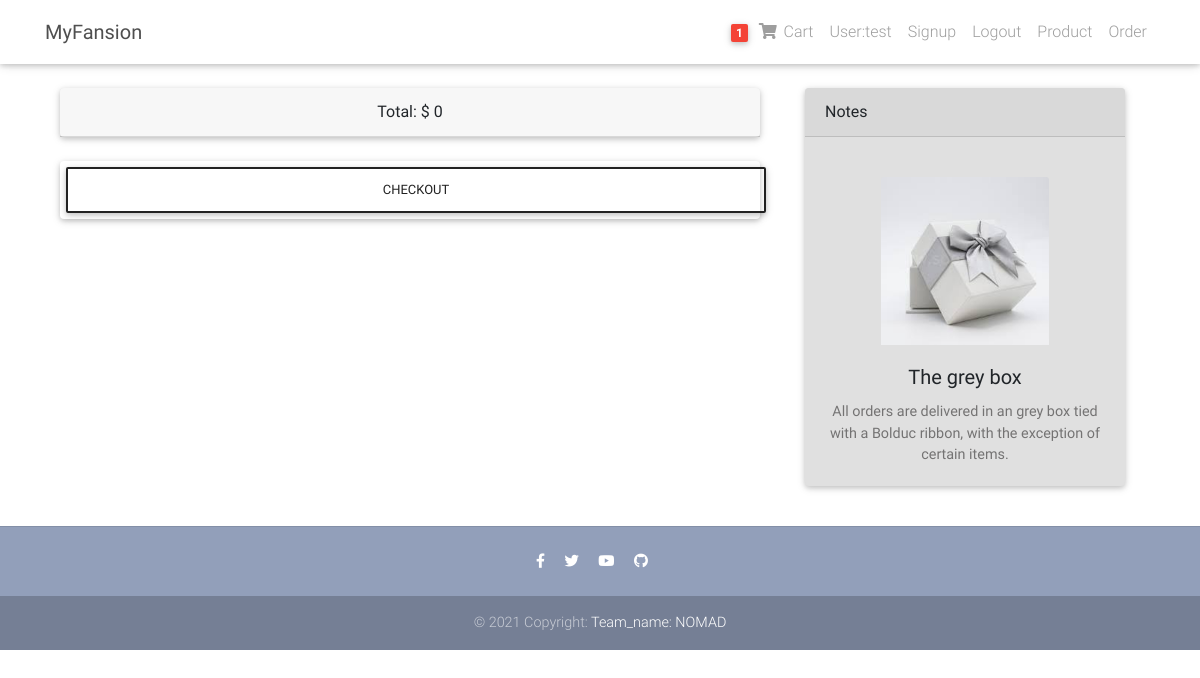
The app's page /cart/fetch_user_cart (signed in), older data.
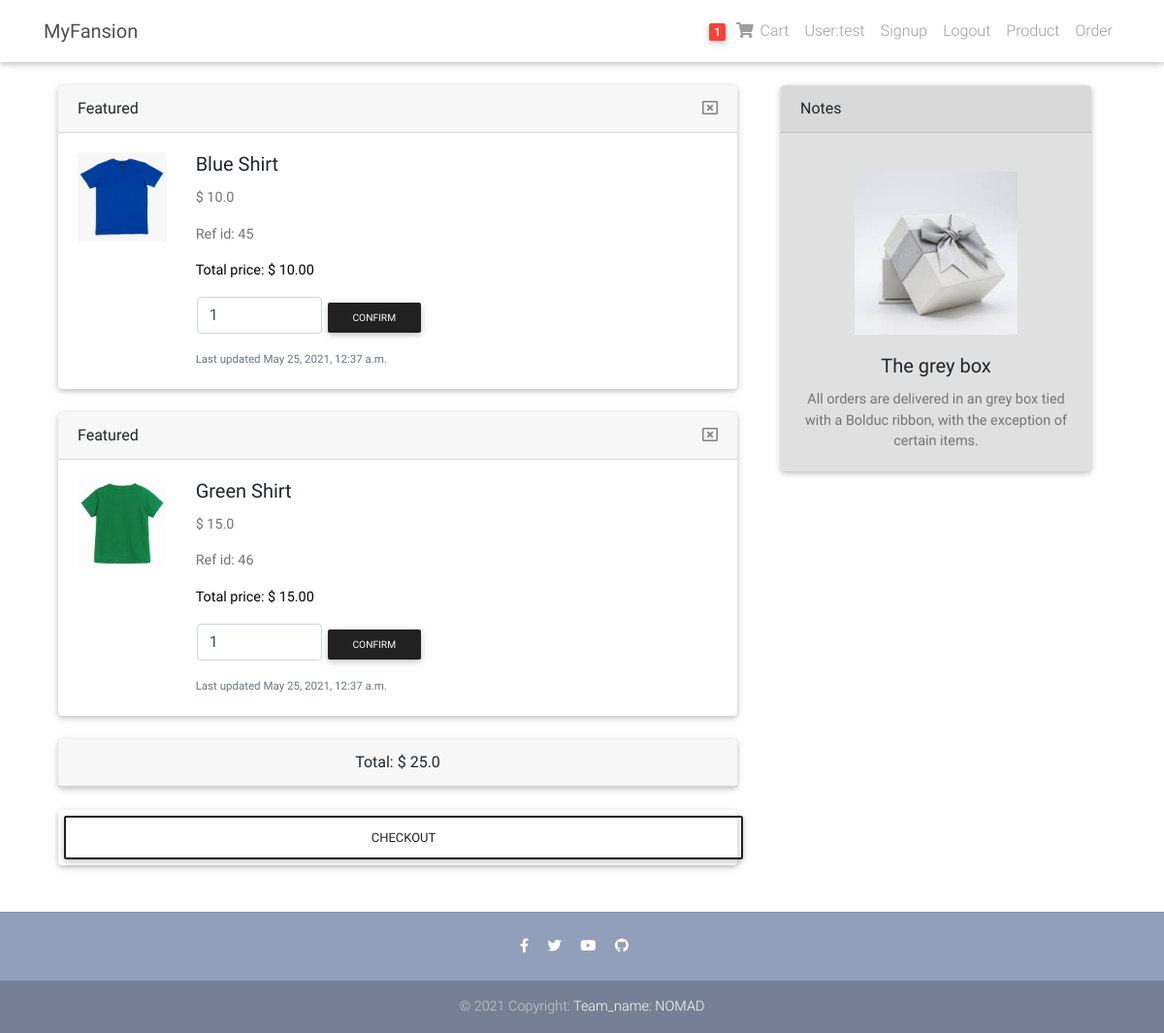
The same page, newer data.
### cart/models.py (models this page shows, shortened)
class CartItem(models.Model):
    product = models.ForeignKey(Item, on_delete=models.CASCADE, null=True)
    quantity = models.IntegerField(default=1)
    user_id = models.IntegerField(default=0)
    status = models.IntegerField(default=1)  # 1 represents active,0 represents closed
    created_at = models.DateTimeField(default=timezone.now)
    def user_total_price(user_id):
        price = 0
        for item in CartItem.objects.filter(user_id=user_id, status=1):
            price += item.quantity * item.product.price
        return price

### product/models.py (models this page shows, shortened)
class Item(models.Model):
    name = models.CharField(max_length=30, default='Product name unavailable')
    price = models.FloatField(default=0.0)
    total_stock = models.IntegerField(default=0)
    description = models.CharField(default="Description unavailable", max_length=256)
    pic_address = models.CharField(max_length=300, default="")
    category = models.CharField(default="N/A", max_length=20)

### cart/views.py (the view)
# urls.py: path('fetch_user_cart', views.fetchUserCart, name='fetch_user_cart'),
def fetchUserCart(request):
    if request.user.is_authenticated:
        user_id = request.user.id
        cart_items = CartItem.objects.all().filter(user_id=user_id, status=1)
        total_price = CartItem.user_total_price(user_id)
        return render(request, 'cart/cart.html',
                      {'cart_items': cart_items,
                       'total_price': total_price,
                       })
    else:
        return render(request, 'cart/cart.html',
                      {'cart_items': None,
                       'total_price': 0,
                       })

### templates/cart/cart.html (shortened to what this page needs)
{% extends "base.html" %}
{% load static %}
{% block content %}
    <div class="container">
        <div class="row">
            <div class="col-sm-8">
                {% for cart_item in cart_items %}
                    <div class="col-sm-12">
                        <div class="card mb-4" style="max-width: 800px;">
                            <div class="card-header d-flex justify-content-between">
                                Featured
                                <a style="color: #818182;" href="{% url 'cart:remove_from_cart'  cart_item.id %} "
                                   role="button" class="text-center">
                                    <i class="far fa-window-close"></i>
                                </a>
                            </div>
                            <div class="row g-0">
                                <div class="col-md-2">
                                    <img class="card-img-top" style="margin: 20px"
                                         src="{% static cart_item.product.pic_address %}" alt="cloth img">
                                </div>
                                <div class="col-md-8">
                                    <div class="card-body">
                                        <h5 class="card-title">{{ cart_item.product.name }}</h5>
                                        <p class="card-text">$ {{ cart_item.product.price }}</p>
                                        <p class="card-text">Ref id: {{ cart_item.id }}</p>
                                        <p class="card-text black-text">Total price: $
                                            {% widthratio cart_item.product.price 1 cart_item.quantity %}.00</p>
                                        <form method="POST" style="margin-left: 1rem"
                                              action="{% url 'cart:update_cart_item' %}">{% csrf_token %}
                                            <div class="row">
                                                <div class="form-outline" style="width: 30%">
                                                    <input type="number" name="quantity" id="quantity"
                                                           class="form-control"
                                                           value="{{ cart_item.quantity }}"/>
                                                </div>
                                                <button type="submit" class="btn btn-dark btn-rounded btn-sm"
                                                        data-mdb-ripple-color="dark" style="margin-bottom: 1rem">
                                                    Confirm
                                                </button>
                                            </div>
                                        </form>
                                        <p class="card-text"><small class="text-muted">Last
                                            updated {{ cart_item.created_at }}</small>
                                        </p>
                                    </div>
                                </div>
                            </div>
                        </div>
                    </div>
                {% endfor %}
                <div class="col-sm-12">
                    <div class="card mb-4" style="max-width: 800px;">
                        <div class="card-header text-center">
                            Total: $ {{ total_price }}
                        </div>
                    </div>
                </div>
                <div class="col-sm-12">
                    <div class="card mb-4 align-items-center" style="max-width: 800px;">
                        <form method="get" action="{% url 'orders:checkout' %}" style="width: 100%">
                            <button type="submit" class="btn btn-outline-dark" data-mdb-ripple-color="dark"
                                    style="width: 100%">
                                Checkout
                            </button>
                        </form>
                    </div>
                </div>
            </div>
            <div class="col-sm-4">
                <div class="card bg-light mb-3" style="max-width: 20rem;">
                    <div class="card-header">Notes</div>
                    <div class="card-body text-center">
                        <img class="card-img-top" style="margin: 20px;width:60%;"
                             src="{% static 'img/gift-box.jpeg' %}" alt="gift box img">
                        <h5 class="card-title">The grey box</h5>
                        <p class="card-text">
                            All orders are delivered in an grey box tied with a Bolduc ribbon, with the exception of
                            certain items.
                        </p>
                    </div>
                </div>
            </div>
        </div>
    </div>
{% endblock content %}

### templates/base.html (shortened to what this page needs)
{% load static %}
<!DOCTYPE html>
<html lang="en">
<head>
    <link rel="stylesheet" href="https://use.fontawesome.com/releases/v5.8.1/css/all.css">
    <link href="{% static 'css/bootstrap.min.css' %}" rel="stylesheet">
    <link href="{% static 'css/mdb.min.css' %}" rel="stylesheet">
    <link href="{% static 'css/style.min.css' %}" rel="stylesheet">
</head>
{% include "navbar.html" %}
<body>
<div class="mt-5 pt-4">
</div>
{% block content %}
{% endblock content %}
{% include "footer.html" %}
</body>
</html>

### templates/navbar.html (shortened to what this page needs)
<nav class="navbar fixed-top navbar-expand-lg navbar-light white scrolling-navbar">
    <div class="container">
        <a class="navbar-brand waves-effect" href="/">
            <strong class="dark-grey-text"> MyFansion </strong>
        </a>
        <div class="collapse navbar-collapse" id="navbarSupportedContent">
            <ul class="navbar-nav nav-flex-icons ">
                <li class="nav-item">
                    <a href="{% url 'cart:fetch_user_cart' %}" class="nav-link waves-effect">
                        <span class="badge red z-depth-1 mr-1"> 1
                        </span>
                        <i class="fas fa-shopping-cart grey-text"></i>
                        <span class="clearfix d-none d-sm-inline-block grey-text"> Cart </span>
                    </a>
                </li>
                <li class="nav-item ">
                    <a class="nav-link waves-effect" href="{% url 'user:login' %}">
                        <span class="clearfix d-none d-sm-inline-block grey-text">
                            {% if request.user.is_authenticated %}
                                User:{{ request.user.username }}
                            {% else %}Login
                            {% endif %}</span>
                    </a>
                </li>
                <li class="nav-item ">
                    <a class="nav-link waves-effect" href="{% url 'user:signup' %}">
                        <span class="clearfix d-none d-sm-inline-block grey-text"> Signup </span>
                    </a>
                </li>
                <li class="nav-item ">
                    <a class="nav-link waves-effect" href="{% url 'user:logout' %}">
                        <span class="clearfix d-none d-sm-inline-block grey-text"> Logout </span>
                    </a>
                </li>
                <li class="nav-item">
                    <a class="nav-link waves-effect" href="{% url 'product:all' %}">
                        <span class="clearfix d-none d-sm-inline-block grey-text"> Product </span>
                    </a>
                </li>
                <li class="nav-item">
                    <a class="nav-link waves-effect" href="{% url 'orders:all' %}">
                        <span class="clearfix d-none d-sm-inline-block grey-text"> Order </span>
                    </a>
                </li>
            </ul>
        </div>
    </div>
</nav>

### templates/footer.html
<footer class="page-footer text-center font-small mt-4 wow fadeIn">
    <hr class="my-4">
    <div class="pb-4">
        <a href="https://www.facebook.com/CDC" target="_blank">
            <i class="fab fa-facebook-f mr-3"></i>
        </a>
        <a href="https://twitter.com/cdcgov" target="_blank">
            <i class="fab fa-twitter mr-3"></i>
        </a>
        <a href="https://www.youtube.com/channel/UCiMg06DjcUk5FRiM3g5sqoQ" target="_blank">
            <i class="fab fa-youtube mr-3"></i>
        </a>
        <a href="https://github.com/xingq1998/CIS422_group4_project1" target="_blank">
            <i class="fab fa-github mr-3"></i>
        </a>
    </div>
    <div class="footer-copyright py-3">
        © 2021 Copyright:
        <a href="https://mdbootstrap.com/education/bootstrap/" target="_blank"> Team_name: NOMAD </a>
    </div>
</footer>

### templates/scripts.html (shortened to what this page needs)
{% load static %}

Row changes from the older to the newer data that the page shows:
added CartItem: product.pic_address (picture), product.name "Blue Shirt", product.price "10.0", id "45", product+quantity "10", quantity "1", created_at "May 25, 2021, 12:37 a.m."
added CartItem: product.pic_address (picture), product.name "Green Shirt", product.price "15.0", id "46", product+quantity "15", quantity "1", created_at "May 25, 2021, 12:37 a.m."
Text that changed along with them:
{{ total_price }}: "0" → "25.0"
